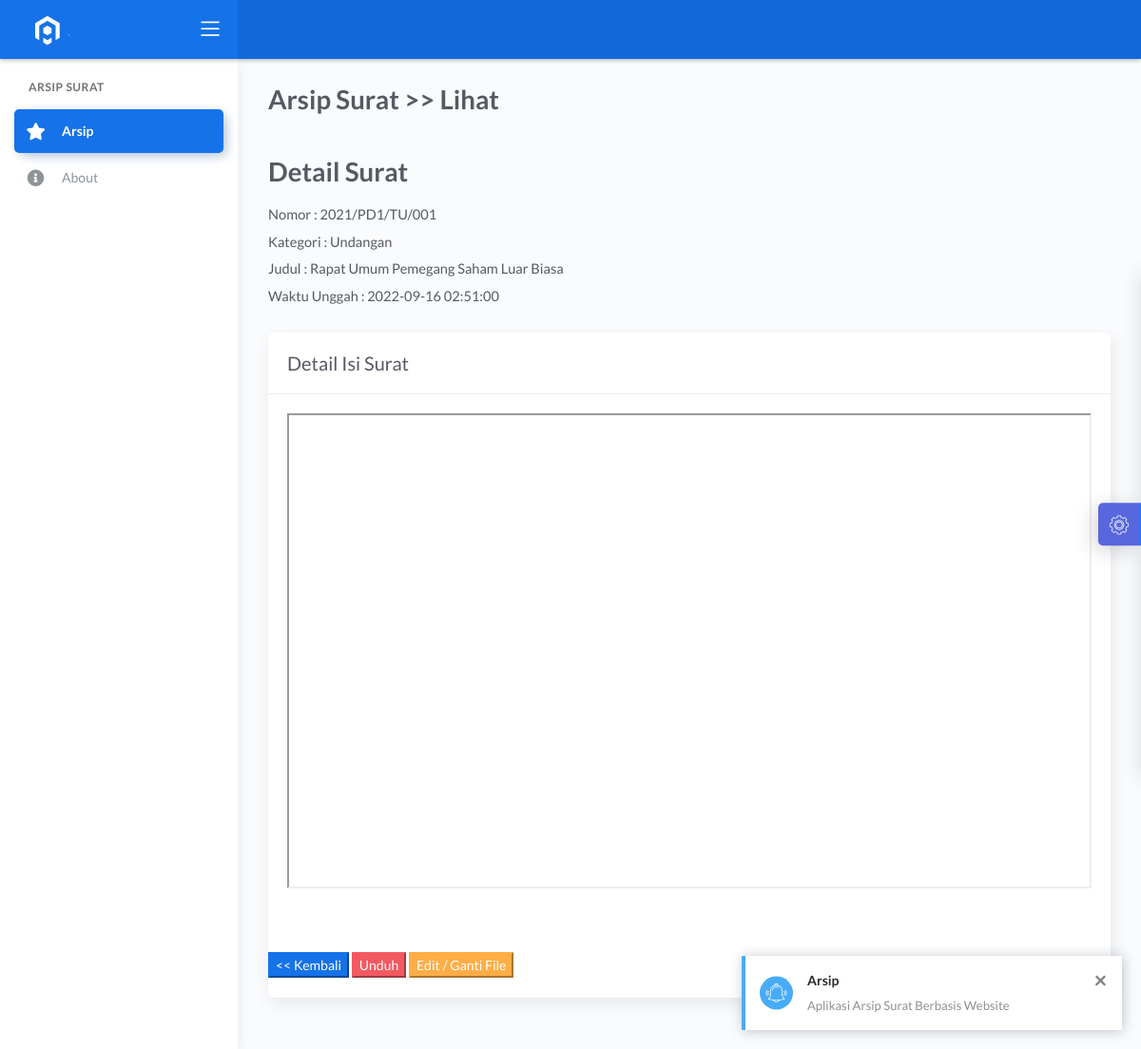
/lihat.php?id=6, run on the app's committed database.
### tables this page shows
CREATE TABLE `surat` (
  `id` int(11) NOT NULL,
  `nomor` varchar(100) NOT NULL,
  `kategori` varchar(50) NOT NULL,
  `judul` varchar(100) NOT NULL,
  `waktu` datetime NOT NULL,
  `file` varchar(100) NOT NULL
);

### lihat.php (the view, shortened to what this page needs)
<?php
$id = $_GET['id'];
?>
<!DOCTYPE html>
<html lang="en">
<head>
    <?php include 'include/head.php'; ?>
</head>
<body>
    <?php include 'include/header.php'; ?>
    <?php include 'include/sidebar.php'; ?>
    <div class="main-panel">
        <div class="content">
            <?php
						include 'koneksi.php';
						$surat = mysqli_query($con, "SELECT * from surat WHERE id = $id");
						foreach ($surat as $data){
					?>
            <div class="page-inner">
                <div class="page-header">
                    <div class="d-flex align-items-left align-items-md-center flex-column flex-md-row">
                        <div>
                            <h1 class="pb-2 fw-bold">Arsip Surat >> Lihat </h1>
                            <br>
                            <h1 class="pb-2 fw-bold">Detail Surat </h1>
                            <h5>Nomor : <?php echo $data['nomor']; ?></h5>
                            <h5>Kategori : <?php echo $data['kategori']; ?></h5>
                            <h5>Judul : <?php echo $data['judul']; ?></h5>
                            <h5>Waktu Unggah : <?php echo $data['waktu']; ?></h5>
                        </div>
                    </div>
                </div>
                <div class="row">
                    <div class="col-md-12">
                        <div class="card">
                            <div class="card-header">
                                <h4 class="card-title">Detail Isi Surat</h4>
                            </div>
                            <div class="card-body">
                                <iframe src="<?php echo $data['file']; ?>" width="100%" style="height:500px"></iframe>
                            </div>
                            <br>
                            <br>
                            <div class="text-left">
                                <a href="index.php"><button type="button"  class="btn-primary">
                                        << Kembali</button></a>
                                <a href="<?php echo $data['file']; ?>"><button class="btn-danger">Unduh</button></a>
                                <a href="edit.php?id=<?php echo $data['id']; ?>"><button type="button" class="btn-warning">Edit / Ganti
                                        File</button></a>
                            </div>
                            <br>
                            <?php
								}
							?>
                        </div>
                    </div>
                </div>
            </div>
        </div>
    </div>
    <?php include 'include/custom.php'; ?>
</body>
</html>

### data on the page
surat: nomor "2021/PD1/TU/001", kategori "Undangan", judul "Rapat Umum Pemegang Saham Luar Biasa", waktu "2022-09-16 02:51:00"
